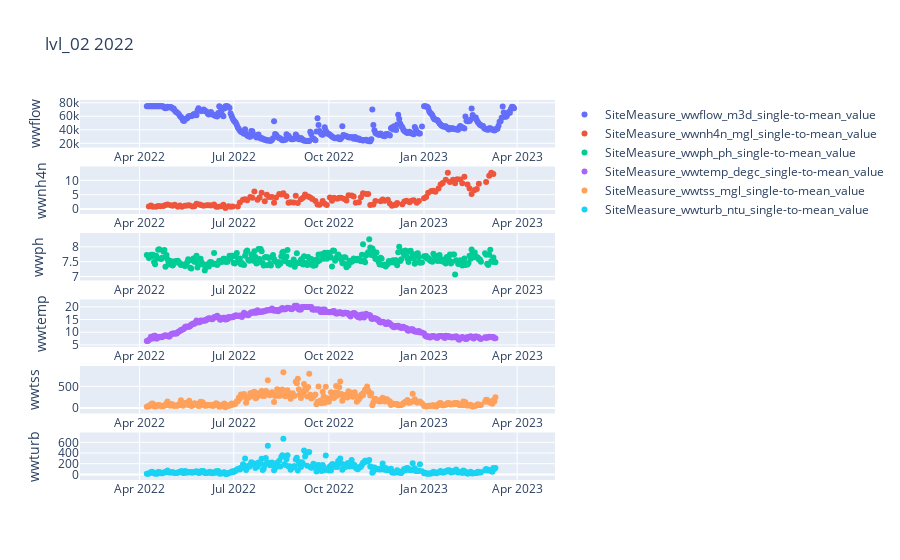
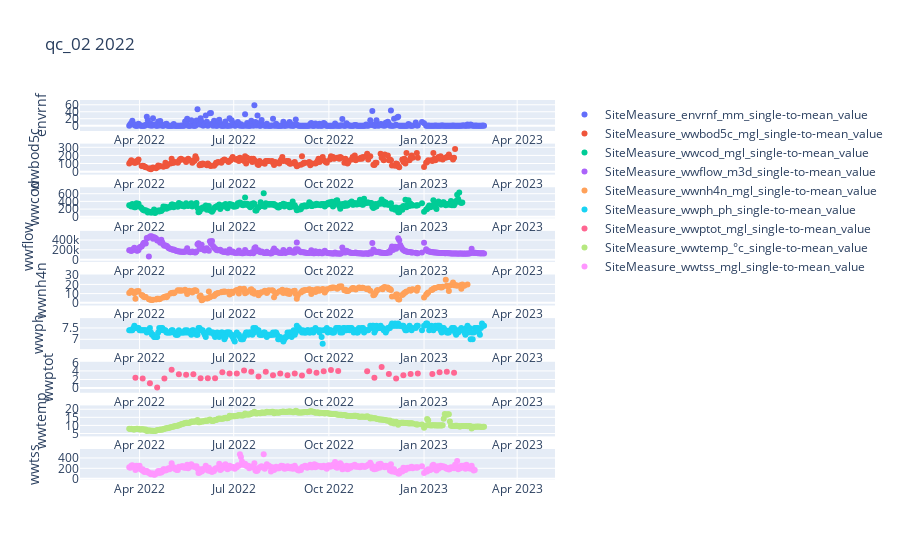

Source (notebook cell) for these figures, in order:
### Code cell
wide_dirs = [
    (2021, "/Users/jeandavidt/Library/CloudStorage/OneDrive-UniversitéLaval/Université/Doctorat/COVID/Latest Data/wide tables"),
    (2022, "/Users/jeandavidt/Library/CloudStorage/OneDrive-UniversitéLaval/Université/Doctorat/COVID/Latest Data/wide tables 2022"),
]
for year, dir in wide_dirs:
    for file in os.listdir(dir):
        if ".parquet" not in file:
            continue
        if "qc" not in file and "mtl" not in file and "lvl" not in file and "gtn" not in file:
            continue
        
        df = pd.read_parquet(os.path.join(dir, file))
 
        values = [col for col in df.columns.to_list() if "value" in col and "SiteMeasure" in col]
        if len(values) == 0:
            continue
        fig = make_subplots(rows=len(values), cols=1)
        for i, value in enumerate(values):
            
            fig.add_trace(go.Scatter(x=df.index, y=df[value], name=value, mode="markers", marker={"symbol": "circle"}),row=i+1, col=1)
            fig.update_yaxes(title_text=value.split("_")[1], row=i+1, col=1)
        fig.update_layout(title_text=file.replace(".parquet", "") + " " + str(year))
        fig.show()

### Figure 1 — Plotly figure (JSON) as saved in the notebook; plotly's stock layout.template omitted (floating-point values rounded to 4 significant figures; data arrays with more than 128 entries replaced by an {"elided": "..."} marker saying what was removed)
{"data": [{"marker": {"symbol": "circle"}, "mode": "markers", "name": "SiteMeasure_wwflow_m3d_single-to-mean_value", "type": "scatter", "x": {"elided": "407 str values"}, "xaxis": "x", "y": {"elided": "407 int values"}, "yaxis": "y"}, {"marker": {"symbol": "circle"}, "mode": "markers", "name": "SiteMeasure_wwnh4n_mgl_single-to-mean_value", "type": "scatter", "x": {"elided": "407 str values"}, "xaxis": "x2", "y": {"elided": "407 float values"}, "yaxis": "y2"}, {"marker": {"symbol": "circle"}, "mode": "markers", "name": "SiteMeasure_wwph_ph_single-to-mean_value", "type": "scatter", "x": {"elided": "407 str values"}, "xaxis": "x3", "y": {"elided": "407 float values"}, "yaxis": "y3"}, {"marker": {"symbol": "circle"}, "mode": "markers", "name": "SiteMeasure_wwtemp_degc_single-to-mean_value", "type": "scatter", "x": {"elided": "407 str values"}, "xaxis": "x4", "y": {"elided": "407 float values"}, "yaxis": "y4"}, {"marker": {"symbol": "circle"}, "mode": "markers", "name": "SiteMeasure_wwtss_mgl_single-to-mean_value", "type": "scatter", "x": {"elided": "407 str values"}, "xaxis": "x5", "y": {"elided": "407 float values"}, "yaxis": "y5"}, {"marker": {"symbol": "circle"}, "mode": "markers", "name": "SiteMeasure_wwturb_ntu_single-to-mean_value", "type": "scatter", "x": {"elided": "407 str values"}, "xaxis": "x6", "y": {"elided": "407 float values"}, "yaxis": "y6"}], "layout": {"title": {"text": "lvl_02 2022"}, "xaxis": {"anchor": "y", "domain": [0, 1]}, "xaxis2": {"anchor": "y2", "domain": [0, 1]}, "xaxis3": {"anchor": "y3", "domain": [0, 1]}, "xaxis4": {"anchor": "y4", "domain": [0, 1]}, "xaxis5": {"anchor": "y5", "domain": [0, 1]}, "xaxis6": {"anchor": "y6", "domain": [0, 1]}, "yaxis": {"anchor": "x", "domain": [0.875, 1], "title": {"text": "wwflow"}}, "yaxis2": {"anchor": "x2", "domain": [0.7, 0.825], "title": {"text": "wwnh4n"}}, "yaxis3": {"anchor": "x3", "domain": [0.525, 0.65], "title": {"text": "wwph"}}, "yaxis4": {"anchor": "x4", "domain": [0.35, 0.475], "title": {"text": "wwtemp"}}, "yaxis5": {"anchor": "x5", "domain": [0.175, 0.3], "title": {"text": "wwtss"}}, "yaxis6": {"anchor": "x6", "domain": [0, 0.125], "title": {"text": "wwturb"}}}}

### Figure 2 — Plotly figure (JSON) as saved in the notebook; plotly's stock layout.template omitted (floating-point values rounded to 4 significant figures; data arrays with more than 128 entries replaced by an {"elided": "..."} marker saying what was removed)
{"data": [{"marker": {"symbol": "circle"}, "mode": "markers", "name": "SiteMeasure_envrnf_mm_single-to-mean_value", "type": "scatter", "x": {"elided": "407 str values"}, "xaxis": "x", "y": {"elided": "407 float values"}, "yaxis": "y"}, {"marker": {"symbol": "circle"}, "mode": "markers", "name": "SiteMeasure_wwbod5c_mgl_single-to-mean_value", "type": "scatter", "x": {"elided": "407 str values"}, "xaxis": "x2", "y": {"elided": "407 int values"}, "yaxis": "y2"}, {"marker": {"symbol": "circle"}, "mode": "markers", "name": "SiteMeasure_wwcod_mgl_single-to-mean_value", "type": "scatter", "x": {"elided": "407 str values"}, "xaxis": "x3", "y": {"elided": "407 int values"}, "yaxis": "y3"}, {"marker": {"symbol": "circle"}, "mode": "markers", "name": "SiteMeasure_wwflow_m3d_single-to-mean_value", "type": "scatter", "x": {"elided": "407 str values"}, "xaxis": "x4", "y": {"elided": "407 int values"}, "yaxis": "y4"}, {"marker": {"symbol": "circle"}, "mode": "markers", "name": "SiteMeasure_wwnh4n_mgl_single-to-mean_value", "type": "scatter", "x": {"elided": "407 str values"}, "xaxis": "x5", "y": {"elided": "407 float values"}, "yaxis": "y5"}, {"marker": {"symbol": "circle"}, "mode": "markers", "name": "SiteMeasure_wwph_ph_single-to-mean_value", "type": "scatter", "x": {"elided": "407 str values"}, "xaxis": "x6", "y": {"elided": "407 float values"}, "yaxis": "y6"}, {"marker": {"symbol": "circle"}, "mode": "markers", "name": "SiteMeasure_wwptot_mgl_single-to-mean_value", "type": "scatter", "x": {"elided": "407 str values"}, "xaxis": "x7", "y": {"elided": "407 float values"}, "yaxis": "y7"}, {"marker": {"symbol": "circle"}, "mode": "markers", "name": "SiteMeasure_wwtemp_°c_single-to-mean_value", "type": "scatter", "x": {"elided": "407 str values"}, "xaxis": "x8", "y": {"elided": "407 float values"}, "yaxis": "y8"}, {"marker": {"symbol": "circle"}, "mode": "markers", "name": "SiteMeasure_wwtss_mgl_single-to-mean_value", "type": "scatter", "x": {"elided": "407 str values"}, "xaxis": "x9", "y": {"elided": "407 int values"}, "yaxis": "y9"}], "layout": {"title": {"text": "qc_02 2022"}, "xaxis": {"anchor": "y", "domain": [0, 1]}, "xaxis2": {"anchor": "y2", "domain": [0, 1]}, "xaxis3": {"anchor": "y3", "domain": [0, 1]}, "xaxis4": {"anchor": "y4", "domain": [0, 1]}, "xaxis5": {"anchor": "y5", "domain": [0, 1]}, "xaxis6": {"anchor": "y6", "domain": [0, 1]}, "xaxis7": {"anchor": "y7", "domain": [0, 1]}, "xaxis8": {"anchor": "y8", "domain": [0, 1]}, "xaxis9": {"anchor": "y9", "domain": [0, 1]}, "yaxis": {"anchor": "x", "domain": [0.9185, 1], "title": {"text": "envrnf"}}, "yaxis2": {"anchor": "x2", "domain": [0.8037, 0.8852], "title": {"text": "wwbod5c"}}, "yaxis3": {"anchor": "x3", "domain": [0.6889, 0.7704], "title": {"text": "wwcod"}}, "yaxis4": {"anchor": "x4", "domain": [0.5741, 0.6556], "title": {"text": "wwflow"}}, "yaxis5": {"anchor": "x5", "domain": [0.4593, 0.5407], "title": {"text": "wwnh4n"}}, "yaxis6": {"anchor": "x6", "domain": [0.3444, 0.4259], "title": {"text": "wwph"}}, "yaxis7": {"anchor": "x7", "domain": [0.2296, 0.3111], "title": {"text": "wwptot"}}, "yaxis8": {"anchor": "x8", "domain": [0.1148, 0.1963], "title": {"text": "wwtemp"}}, "yaxis9": {"anchor": "x9", "domain": [0, 0.08148], "title": {"text": "wwtss"}}}}
